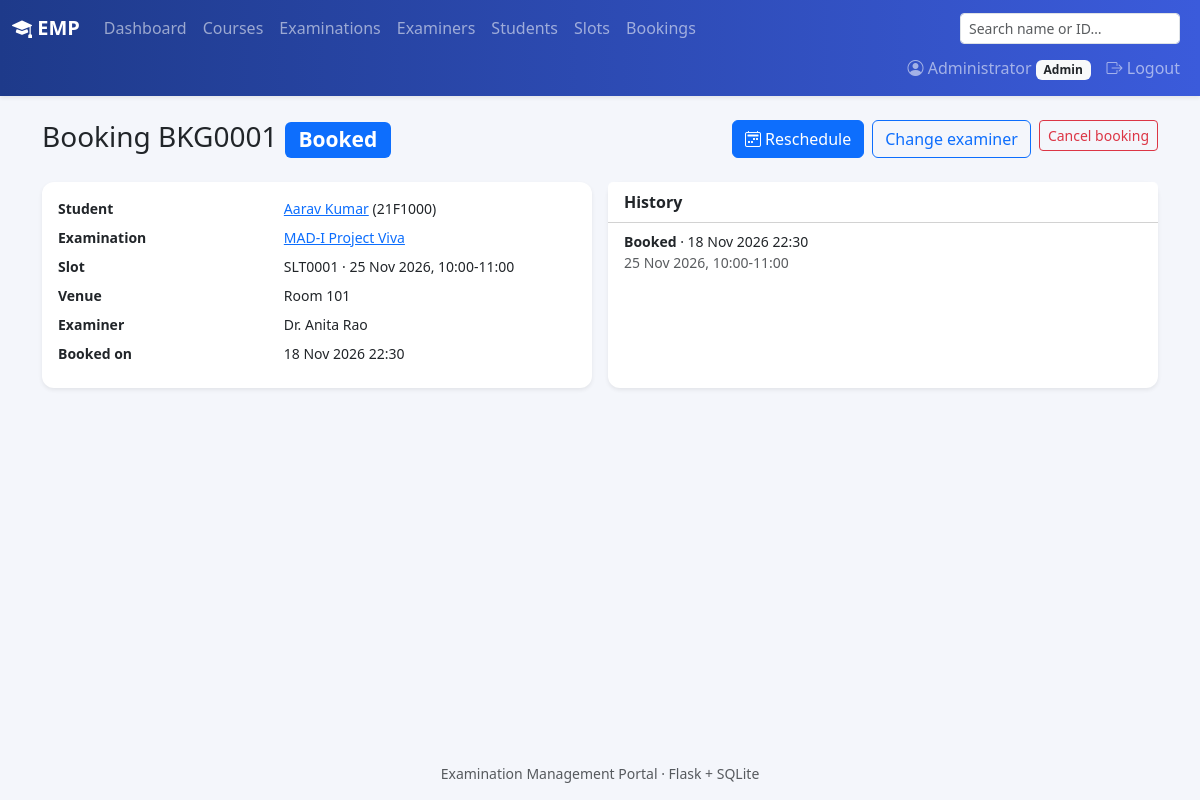
The app's page /admin/bookings/1 (signed in) with its own data.
### models.py (models this page shows, shortened)
class User(UserMixin, db.Model):
    id = db.Column(db.Integer, primary_key=True)
    role = db.Column(db.String(20), nullable=False)
    name = db.Column(db.String(120), nullable=False)
    email = db.Column(db.String(120), unique=True, nullable=False)
    password_hash = db.Column(db.String(256), nullable=False)
    phone = db.Column(db.String(20))
    department = db.Column(db.String(120))
    designation = db.Column(db.String(120))
    roll_no = db.Column(db.String(40), unique=True)
    program = db.Column(db.String(120))
    status = db.Column(db.String(20), nullable=False, default="Active")
    created_at = db.Column(db.DateTime, default=datetime.now)
    slots = db.relationship("Slot", back_populates="examiner", foreign_keys="Slot.examiner_id")
    bookings = db.relationship("Booking", back_populates="student", foreign_keys="Booking.student_id")
    assigned_exams = db.relationship("Exam", secondary=exam_examiners, back_populates="examiners")

class Booking(db.Model):
    id = db.Column(db.Integer, primary_key=True)
    student_id = db.Column(db.Integer, db.ForeignKey("user.id"), nullable=False)
    slot_id = db.Column(db.Integer, db.ForeignKey("slot.id"), nullable=False)
    exam_id = db.Column(db.Integer, db.ForeignKey("exam.id"), nullable=False)
    booking_date = db.Column(db.DateTime, default=datetime.now)
    status = db.Column(db.String(20), nullable=False, default="Booked")
    cancelled_at = db.Column(db.DateTime)
    student = db.relationship("User", back_populates="bookings", foreign_keys=[student_id])
    slot = db.relationship("Slot", back_populates="bookings")
    exam = db.relationship("Exam")
    evaluation = db.relationship("Evaluation", back_populates="booking", uselist=False,
                                 cascade="all, delete-orphan")
    logs = db.relationship("BookingLog", back_populates="booking", order_by="BookingLog.timestamp",
                           cascade="all, delete-orphan")
    @property
    def code(self):
        return f"BKG{self.id:04d}"

class Exam(db.Model):
    id = db.Column(db.Integer, primary_key=True)
    course_id = db.Column(db.Integer, db.ForeignKey("course.id"), nullable=False)
    name = db.Column(db.String(150), nullable=False)
    exam_type = db.Column(db.String(30), nullable=False)
    description = db.Column(db.Text)
    duration = db.Column(db.Integer, nullable=False)
    max_marks = db.Column(db.Float, nullable=False)
    pass_marks = db.Column(db.Float)
    slot_creation_start = db.Column(db.Date)
    slot_creation_end = db.Column(db.Date)
    booking_start = db.Column(db.Date)
    booking_end = db.Column(db.Date)
    status = db.Column(db.String(20), nullable=False, default="Draft")
    results_published = db.Column(db.Boolean, default=False)
    created_at = db.Column(db.DateTime, default=datetime.now)
    course = db.relationship("Course", back_populates="exams")
    rubrics = db.relationship("Rubric", back_populates="exam", cascade="all, delete-orphan")
    slots = db.relationship("Slot", back_populates="exam", cascade="all, delete-orphan")
    examiners = db.relationship("User", secondary=exam_examiners, back_populates="assigned_exams")

class Slot(db.Model):
    id = db.Column(db.Integer, primary_key=True)
    exam_id = db.Column(db.Integer, db.ForeignKey("exam.id"), nullable=False)
    examiner_id = db.Column(db.Integer, db.ForeignKey("user.id"), nullable=False)
    date = db.Column(db.Date, nullable=False)
    start_time = db.Column(db.Time, nullable=False)
    end_time = db.Column(db.Time, nullable=False)
    venue = db.Column(db.String(150))
    capacity = db.Column(db.Integer, nullable=False)
    available_seats = db.Column(db.Integer, nullable=False)
    status = db.Column(db.String(20), nullable=False, default="Available")
    created_at = db.Column(db.DateTime, default=datetime.now)
    exam = db.relationship("Exam", back_populates="slots")
    examiner = db.relationship("User", back_populates="slots", foreign_keys=[examiner_id])
    bookings = db.relationship("Booking", back_populates="slot")
    @property
    def code(self):
        return f"SLT{self.id:04d}"
    @property
    def label(self):
        return f"{self.date:%d %b %Y}, {self.start_time:%H:%M}-{self.end_time:%H:%M}"

class BookingLog(db.Model):
    id = db.Column(db.Integer, primary_key=True)
    booking_id = db.Column(db.Integer, db.ForeignKey("booking.id"), nullable=False)
    action = db.Column(db.String(40), nullable=False)
    details = db.Column(db.String(300))
    actor_id = db.Column(db.Integer, db.ForeignKey("user.id"))
    timestamp = db.Column(db.DateTime, default=datetime.now)
    booking = db.relationship("Booking", back_populates="logs")
    actor = db.relationship("User")

### routes/admin.py (the view)
@bp.route("/bookings/<int:bid>")
@role_required("admin")
def booking_detail(bid):
    return render_template("admin/booking_detail.html", booking=Booking.query.get_or_404(bid))

### routes/utils.py (called while the page is built)
def role_required(role):
    def decorator(view):
        @wraps(view)
        @login_required
        def wrapped(*args, **kwargs):
            if current_user.role != role:
                abort(403)
            if current_user.status == "Pending":
                return redirect(url_for("auth.pending"))
            if current_user.status != "Active":
                flash("Your account is inactive. Contact the administrator.", "danger")
                return redirect(url_for("auth.logout"))
            return view(*args, **kwargs)
        return wrapped
    return decorator

### templates/admin/booking_detail.html (shortened to what this page needs)
{% extends "base.html" %}
{% from "_macros.html" import badge, post_button %}
{% block content %}
{% set b = booking %}
<div class="d-flex justify-content-between align-items-start flex-wrap gap-2 mb-3">
  <h3>Booking {{ b.code }} {{ badge(b.status) }}</h3>
  {% if b.status == 'Booked' %}
  <div class="d-flex gap-2">
    <a href="{{ url_for('admin.booking_reschedule', bid=b.id) }}" class="btn btn-primary"><i class="bi bi-calendar2-week"></i> Reschedule</a>
    <a href="{{ url_for('admin.slot_change_examiner', sid=b.slot_id) }}" class="btn btn-outline-primary">Change examiner</a>
    {{ post_button(url_for('admin.booking_cancel', bid=b.id), 'Cancel booking', 'btn-outline-danger') }}
  </div>
  {% endif %}
</div>
<div class="row g-3">
  <div class="col-md-6">
    <div class="card shadow-sm border-0 h-100"><div class="card-body">
      <dl class="row mb-0 small">
        <dt class="col-5">Student</dt><dd class="col-7"><a href="{{ url_for('admin.user_detail', uid=b.student_id) }}">{{ b.student.name }}</a> ({{ b.student.roll_no }})</dd>
        <dt class="col-5">Examination</dt><dd class="col-7"><a href="{{ url_for('admin.exam_detail', eid=b.exam_id) }}">{{ b.exam.name }}</a></dd>
        <dt class="col-5">Slot</dt><dd class="col-7">{{ b.slot.code }} · {{ b.slot.label }}</dd>
        <dt class="col-5">Venue</dt><dd class="col-7">{{ b.slot.venue or '—' }}</dd>
        <dt class="col-5">Examiner</dt><dd class="col-7">{{ b.slot.examiner.name }}</dd>
        <dt class="col-5">Booked on</dt><dd class="col-7">{{ b.booking_date.strftime('%d %b %Y %H:%M') }}</dd>
      </dl>
    </div></div>
  </div>
  <div class="col-md-6">
    <div class="card shadow-sm border-0 h-100"><div class="card-header">History</div>
      <ul class="list-group list-group-flush">
        {% for l in b.logs %}
        <li class="list-group-item small"><span class="fw-semibold">{{ l.action }}</span> · {{ l.timestamp.strftime('%d %b %Y %H:%M') }}
          {% if l.actor %}<span class="text-muted">by {{ l.actor.name }}</span>{% endif %}<div class="text-muted">{{ l.details }}</div></li>
        {% endfor %}
      </ul></div>
  </div>
</div>
{% endblock %}

### templates/base.html (shortened to what this page needs)
<!doctype html>
<html lang="en">
<head>
  <link href="https://cdn.jsdelivr.net/npm/bootstrap@5.3.3/dist/css/bootstrap.min.css" rel="stylesheet">
  <link href="https://cdn.jsdelivr.net/npm/bootstrap-icons@1.11.3/font/bootstrap-icons.min.css" rel="stylesheet">
  <link href="{{ url_for('static', filename='style.css') }}" rel="stylesheet">
</head>
<body>
<nav class="navbar navbar-expand navbar-dark bg-emp shadow-sm">
  <div class="container-fluid flex-wrap">
    <a class="navbar-brand fw-semibold" href="{{ url_for('index') }}"><i class="bi bi-mortarboard-fill"></i> EMP</a>
    {% if current_user.is_authenticated and current_user.status == 'Active' %}
    <ul class="navbar-nav flex-wrap me-auto">
      {% if current_user.role == 'admin' %}
        {% set links = [('admin.dashboard','Dashboard'),('admin.courses','Courses'),('admin.exams','Examinations'),
                        ('admin.examiners','Examiners'),('admin.students','Students'),('admin.slots','Slots'),
                        ('admin.bookings','Bookings')] %}
      {% elif current_user.role == 'examiner' %}
        {% set links = [('examiner.dashboard','Dashboard'),('examiner.exams','My Examinations'),
                        ('examiner.slots','My Slots'),('examiner.evaluations','Evaluations')] %}
      {% else %}
        {% set links = [('student.dashboard','Dashboard'),('student.exams','Examinations'),
                        ('student.bookings','My Bookings'),('student.results','Results')] %}
      {% endif %}
      {% for ep, label in links %}
        <li class="nav-item"><a class="nav-link {% if request.endpoint == ep %}active{% endif %}" href="{{ url_for(ep) }}">{{ label }}</a></li>
      {% endfor %}
    </ul>
    {% if current_user.role == 'admin' %}
    <form class="d-flex me-2 my-1" action="{{ url_for('admin.search') }}">
      <input class="form-control form-control-sm" name="q" placeholder="Search name or ID…" value="{{ request.args.get('q','') }}">
    </form>
    {% endif %}
    {% endif %}
    {% if current_user.is_authenticated %}
    <ul class="navbar-nav ms-auto">
      <li class="nav-item"><a class="nav-link" href="{{ url_for('auth.profile') }}"><i class="bi bi-person-circle"></i> {{ current_user.name }} <span class="badge bg-light text-dark text-capitalize">{{ current_user.role }}</span></a></li>
      <li class="nav-item"><a class="nav-link" href="{{ url_for('auth.logout') }}"><i class="bi bi-box-arrow-right"></i> Logout</a></li>
    </ul>
    {% endif %}
  </div>
</nav>
<main class="container py-4">
  {% block content %}{% endblock %}
</main>
<footer class="text-center text-muted small py-3">Examination Management Portal · Flask + SQLite</footer>
</body>
</html>

### templates/_macros.html (shortened to what this page needs)
{% macro badge(status) -%}
<span class="badge text-bg-{{ status|badge }}">{{ status }}</span>
{%- endmacro %}
{% macro post_button(action, label, cls='btn-outline-secondary', name=None, value=None) -%}
<form method="post" action="{{ action }}" class="d-inline">
  <button class="btn btn-sm {{ cls }}">{{ label|safe }}</button>
</form>
{%- endmacro %}

### static/style.css (style rules this page uses)
body { background: #f4f6fb; min-height: 100vh; display: flex; flex-direction: column; }
main { flex: 1; }
.bg-emp { background: linear-gradient(90deg, #1e3a8a, #3b5bdb); }
.card { border-radius: .75rem; }
.card-header { background: #fff; font-weight: 600; }

### records on screen
User: name "Administrator", role "Admin"
Booking: code "BKG0001", status "Booked", booking_date "18 Nov 2026 22:30"
User: student.name "Aarav Kumar", student.roll_no "21F1000"
Exam: exam.name "MAD-I Project Viva"
Slot: slot.code "SLT0001", slot.label "25 Nov 2026, 10:00-11:00", slot "Room 101"
User: slot.examiner.name "Dr. Anita Rao"
BookingLog: action "Booked", timestamp "18 Nov 2026 22:30", details "25 Nov 2026, 10:00-11:00"

### other values on screen
{{ label }} "Dashboard" "Courses" "Examinations" "Examiners" "Students" "Slots" "Bookings"
{{ label|safe }} "Cancel booking"
